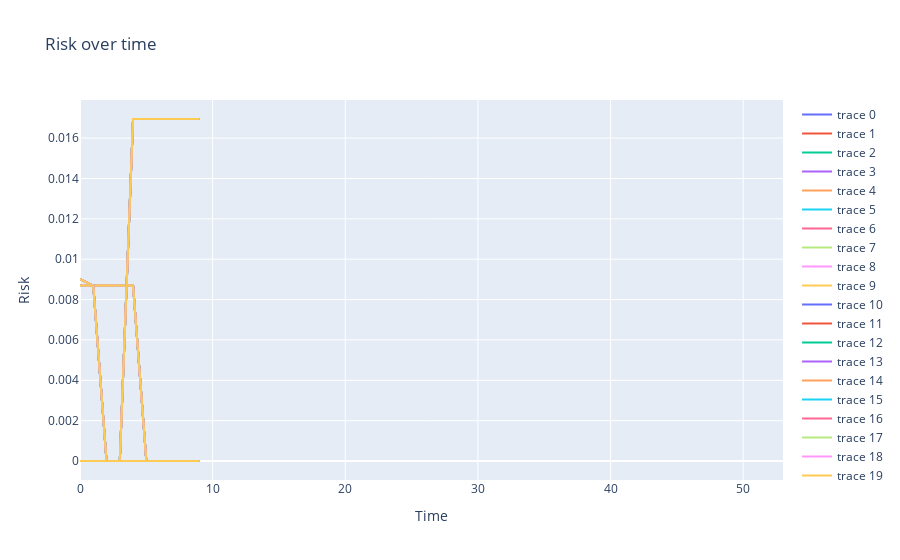

Source (notebook cell):
### Code cell
#plot all risks
fig = go.Figure()
for i in range(100):
    fig.add_trace(go.Scatter(x=np.arange(len(risks_history[i])), y=risks_history[i], mode='lines'))
fig.update_layout(title='Risk over time', xaxis_title='Time', yaxis_title='Risk')
fig.show()
